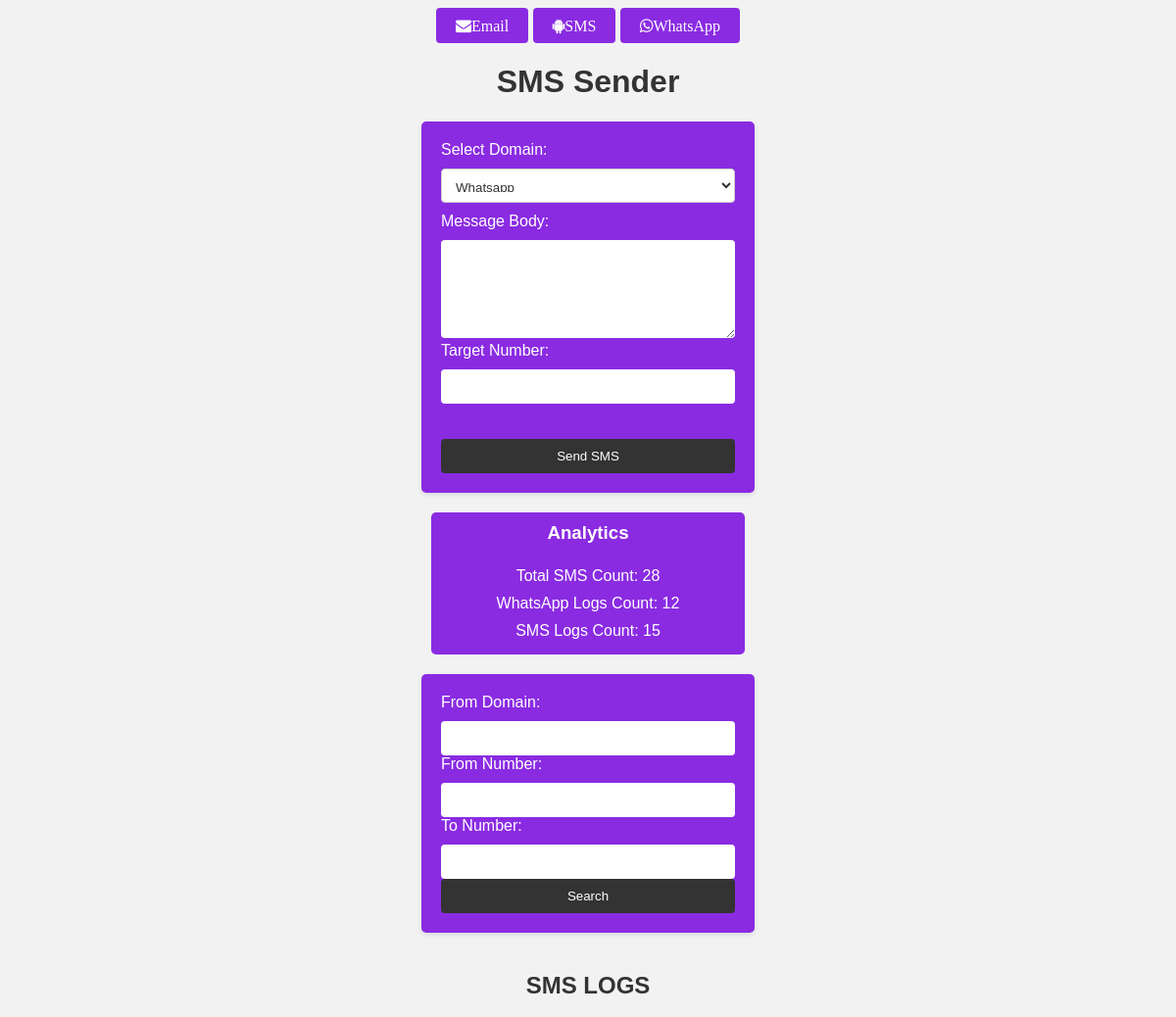
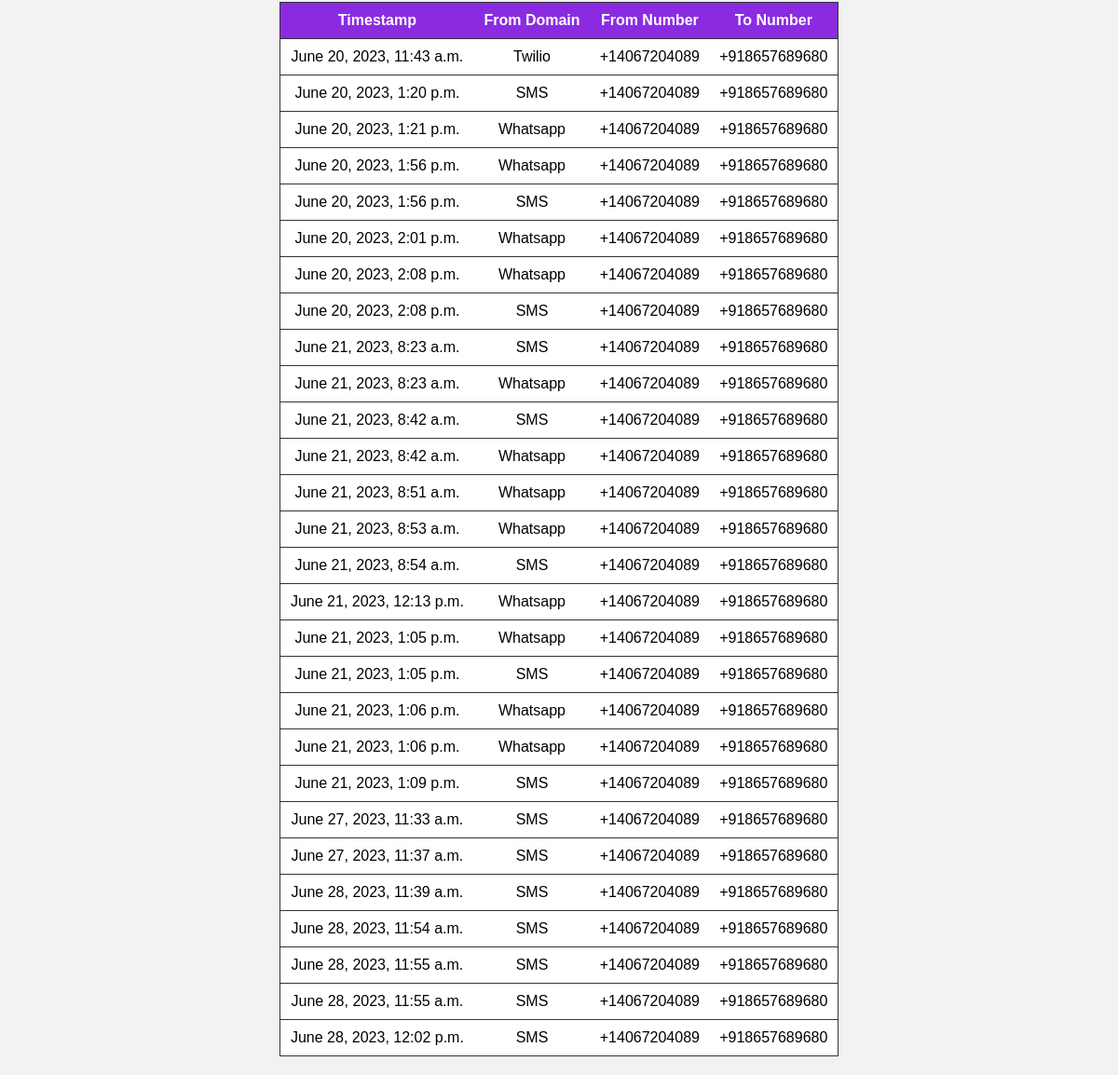
Screenshot of /send-sms/ with the database file from the repository (2 pictures, top to bottom).
### Task10/models.py (models this page shows)
class SMSLog(models.Model):
    timestamp = models.DateTimeField(default=datetime.now())
    from_domain = models.CharField(max_length=20)
    from_number = models.CharField(max_length=20)
    to_number = models.CharField(max_length=20)
    sms_count = models.IntegerField(default=0)
    body = models.CharField(max_length = 100,default=0)

### Task10/views.py (the view, shortened to what this page needs)
# urls.py: path('send-sms/', views.send_sms, name='send_sms'),
def send_sms(request):
    sms_logs = SMSLog.objects.all()
    sms_count = SMSLog.objects.count()
    print(sms_count)
    whatsapp_count = sms_logs.filter(from_domain='Whatsapp').count()
    smso_count = sms_logs.filter(from_domain='SMS').count()
    return render(request, 'sms.html', {'sms_count': sms_count, 'sms_logs': sms_logs,'whatsapp_count': whatsapp_count,
        'smso_count': smso_count})

### templates/sms.html (shortened to what this page needs)
<!DOCTYPE html>
<html>
<head>
    <link rel="stylesheet" href="https://cdnjs.cloudflare.com/ajax/libs/font-awesome/4.7.0/css/font-awesome.min.css">
    <center>
    <a href="/log"><button class="fa fa-envelope" type="submit1">Email</button></a>
    <a href="/send-sms"><button class="fa fa-android" type="submit1">SMS</button></a>
    <a href="whatsapp.html"><button class="fa fa-whatsapp" type="submit1">WhatsApp</button></a>
    </center>
</head>
<body>
    <h1>SMS Sender</h1>
    <form method="post" action="{% url 'send_sms' %}">
        <label for="domain">Select Domain:</label>
        <select name="domain" id="domain">
            <option value="Whatsapp">Whatsapp</option>
        </select>
        <br>
        <label for="body">Message Body:</label>
        <textarea name="body" id="body"></textarea>
        <br>
        <label for="target_number">Target Number:</label>
        <input type="text" name="target_number" id="target_number">
        <br>
          <br>
          <br>
        <form id="sendSmsForm" method="post" action="{% url 'send_sms' %}">
            <button id="sendSmsButton" type="submit">Send SMS</button>
        </form>
    </form>
      <div class="analytics-container">
        <h3> Analytics </h3>
        <p id="smsCount">Total SMS Count: <span id="countValue">{{ sms_count }}</span></p>
        <p>WhatsApp Logs Count: {{ whatsapp_count }}</p>
        <p>SMS Logs Count: {{ smso_count }}</p>
      </div>
      <form id="searchForm">
        <label for="fromDomainFilter">From Domain:</label>
        <input type="text" id="fromDomainFilter">
        <label for="fromNumberFilter">From Number:</label>
        <input type="text" id="fromNumberFilter">
        <label for="toNumberFilter">To Number:</label>
        <input type="text" id="toNumberFilter">
        <button type="submit">Search</button>
      </form>
      <table id="smsLogsTable">
        <thead>
          <h2> SMS LOGS </h2>
          <tr>
            <th>Timestamp</th>
            <th>From Domain</th>
            <th>From Number</th>
            <th>To Number</th>
          </tr>
        </thead>
        <tbody>
            {% for log in sms_logs %}
            <tr>
              <td>{{ log.timestamp }}</td>
              <td>{{ log.from_domain }}</td>
              <td>{{ log.from_number }}</td>
              <td>{{ log.to_number }}</td>
            </tr>
            {% empty %}
            <tr>
              <td colspan="4">No SMS logs available</td>
            </tr>
            {% endfor %}
          </tbody>
      </table>
    </body>
</html>

### templates/sms.html (style rules this page uses)
body { background-color: #f2f2f2; font-family: Nunito, Arial, sans-serif; }
h1 { text-align: center; color: #333; }
form { margin: 20px auto; width: 300px; padding: 20px; background-color: #8A2BE2; border-radius: 5px; box-shadow: 0 2px 5px rgba(0, 0, 0, 0.1); }
label { display: block; margin-bottom: 10px; color: #fff; }
select, textarea, input[type="text"], button[type="submit"] { width: 100%; padding: 10px; border: none; border-radius: 4px; box-sizing: border-box; color: #333; }
select { height: 35px; background-color: #fff; border: 1px solid #ccc; margin-bottom: 10px; font-family: Nunito, Arial, sans-serif; }
textarea { height: 100px; resize: vertical; }
button[type="submit"] { background-color: #333; color: #fff; cursor: pointer; transition: background-color 0.3s ease; }
button[type="submit1"] { background-color: #8A2BE2; color: #fff; padding: 10px 20px; border: none; border-radius: 4px; cursor: pointer; transition: background-color 0.3s ease; }
.analytics-container { background-color: #8A2BE2; padding: 10px; color: white; display: flex; flex-direction: column; align-items: center; justify-content: center; text-align: center; width: 300px; margin: 0 auto; border-radius: 5px; }
.analytics-container h3 { margin-top: 0; }
.analytics-container p { margin: 5px; }
h2 { text-align: center; color: #333; margin-top: 40px; }
table { margin: 20px auto; width: 600px; background-color: #fff; border: 1px solid #333; border-collapse: collapse; }
table th, table td { padding: 10px; border-bottom: 1px solid #333; text-align: center; }
table th { background-color: #8A2BE2; color: #fff; }

### rows the page displays
SMSLog: timestamp "June 20, 2023, 11:43 a.m.", from_domain "Twilio", from_number "+14067204089", to_number "+918657689680"
SMSLog: timestamp "June 20, 2023, 1:20 p.m.", from_domain "SMS", from_number "+14067204089", to_number "+918657689680"
SMSLog: timestamp "June 20, 2023, 1:21 p.m.", from_domain "Whatsapp", from_number "+14067204089", to_number "+918657689680"
SMSLog: timestamp "June 20, 2023, 1:56 p.m.", from_domain "Whatsapp", from_number "+14067204089", to_number "+918657689680"
SMSLog: timestamp "June 20, 2023, 1:56 p.m.", from_domain "SMS", from_number "+14067204089", to_number "+918657689680"
SMSLog: timestamp "June 20, 2023, 2:01 p.m.", from_domain "Whatsapp", from_number "+14067204089", to_number "+918657689680"
SMSLog: timestamp "June 20, 2023, 2:08 p.m.", from_domain "Whatsapp", from_number "+14067204089", to_number "+918657689680"
SMSLog: timestamp "June 20, 2023, 2:08 p.m.", from_domain "SMS", from_number "+14067204089", to_number "+918657689680"
SMSLog: timestamp "June 21, 2023, 8:23 a.m.", from_domain "SMS", from_number "+14067204089", to_number "+918657689680"
SMSLog: timestamp "June 21, 2023, 8:23 a.m.", from_domain "Whatsapp", from_number "+14067204089", to_number "+918657689680"
SMSLog: timestamp "June 21, 2023, 8:42 a.m.", from_domain "SMS", from_number "+14067204089", to_number "+918657689680"
SMSLog: timestamp "June 21, 2023, 8:42 a.m.", from_domain "Whatsapp", from_number "+14067204089", to_number "+918657689680"
SMSLog: timestamp "June 21, 2023, 8:51 a.m.", from_domain "Whatsapp", from_number "+14067204089", to_number "+918657689680"
SMSLog: timestamp "June 21, 2023, 8:53 a.m.", from_domain "Whatsapp", from_number "+14067204089", to_number "+918657689680"
SMSLog: timestamp "June 21, 2023, 8:54 a.m.", from_domain "SMS", from_number "+14067204089", to_number "+918657689680"
SMSLog: timestamp "June 21, 2023, 12:13 p.m.", from_domain "Whatsapp", from_number "+14067204089", to_number "+918657689680"
SMSLog: timestamp "June 21, 2023, 1:05 p.m.", from_domain "Whatsapp", from_number "+14067204089", to_number "+918657689680"
SMSLog: timestamp "June 21, 2023, 1:05 p.m.", from_domain "SMS", from_number "+14067204089", to_number "+918657689680"
SMSLog: timestamp "June 21, 2023, 1:06 p.m.", from_domain "Whatsapp", from_number "+14067204089", to_number "+918657689680"
SMSLog: timestamp "June 21, 2023, 1:06 p.m.", from_domain "Whatsapp", from_number "+14067204089", to_number "+918657689680"
SMSLog: timestamp "June 21, 2023, 1:09 p.m.", from_domain "SMS", from_number "+14067204089", to_number "+918657689680"
SMSLog: timestamp "June 27, 2023, 11:33 a.m.", from_domain "SMS", from_number "+14067204089", to_number "+918657689680"
SMSLog: timestamp "June 27, 2023, 11:37 a.m.", from_domain "SMS", from_number "+14067204089", to_number "+918657689680"
SMSLog: timestamp "June 28, 2023, 11:39 a.m.", from_domain "SMS", from_number "+14067204089", to_number "+918657689680"
SMSLog: timestamp "June 28, 2023, 11:54 a.m.", from_domain "SMS", from_number "+14067204089", to_number "+918657689680"
SMSLog: timestamp "June 28, 2023, 11:55 a.m.", from_domain "SMS", from_number "+14067204089", to_number "+918657689680"
SMSLog: timestamp "June 28, 2023, 11:55 a.m.", from_domain "SMS", from_number "+14067204089", to_number "+918657689680"
SMSLog: timestamp "June 28, 2023, 12:02 p.m.", from_domain "SMS", from_number "+14067204089", to_number "+918657689680"

### other values shown
{{ sms_count }} "28"
{{ whatsapp_count }} "12"
{{ smso_count }} "15"
